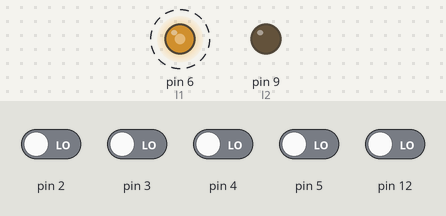
A sketch run on a simulated Arduino Uno, built with avr-gcc and run on an emulated ATmega328P. Shown: output pins drawn as LEDs (lit = HIGH). Dashed ring = blinking. The test bench sets the inputs (shaded band); at power-on: pin 2–5, pin 12 LOW. Pins used as bus, display or sensor lines are not drawn; what the sketch prints to the serial monitor is not drawn.

Above: at 0.46 s.
1.3 s: pin 3 driven HIGH
At 2.5 s:
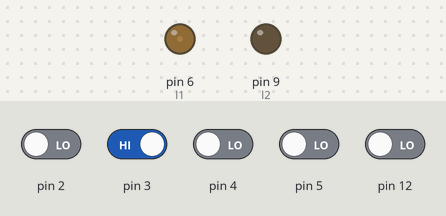
4.3 s: pin 12 driven HIGH
At 6.7 s:
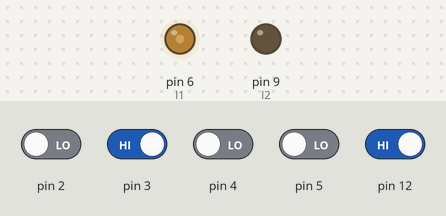
7.3 s: pin 4 driven HIGH
Timing chart, 0 to 62.8 s (numbered marks = the images above; inputs shaded):
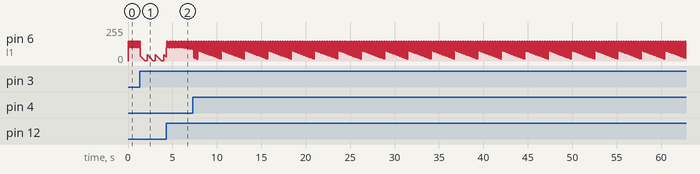

The sketch:

meshmerize1.ino
```cpp
//PID controls the robot and aligns it according to the line.
//PID - Proportional Integral Derivative
//Two path/'s, one is the path running on by bot, and one is the desired one. Error b/w them is controlled by adjusting PID constants.
//How much you need to turn to come to setpoint, desired line. (Motors may not be well tuned). D is the parameter goint to make it damp such that it comes to setpoint.
//Hence, three constants, Kp, Ki and Kd : proportional, integral and Derivative.
//position records position of bot.
//On line
//Code for black line following maze solving bot, without memory.
#define l1 6
#define l2 9
#define r1 10
#define r2 11
#define power 13
//#define enl 6
//#define enr 9

int a[5];


int last_proportional = 0;
int integral = 0;


char select_turn(unsigned char found_left, unsigned char found_right, unsigned char found_straight);
int mod(int v); //Absolute value
int set_motors(int a, int b);
void turn(char dir);
void PID();

int right = 0;
int left = 0;

void setup() {
  // put your setup code here, to run once:
  pinMode(l1, OUTPUT);
  pinMode(l2, OUTPUT);

  pinMode(r1, OUTPUT);
  pinMode(r2, OUTPUT);
  //pinMode(enl, OUTPUT);
  //pinMode(enr, OUTPUT);
  pinMode(12, INPUT);
  pinMode(2, INPUT);
  pinMode(3, INPUT);
  pinMode(4, INPUT);
  pinMode(5, INPUT);
  pinMode(power, OUTPUT);
  pinMode(power, HIGH);
  Serial.begin(9600);
}

void loop() {
  // put your main code here, to run repeatedly:
  PID();
  set_motors(100, 100);
  delay(15); //Let the bot move a bit forward so as to facilitate the motors to turn the bot properly.
  //Whether the bot has found any left, right or straight turn. Turn parameters.
  unsigned char found_left, found_right, found_straight;
  unsigned char fount_left = 0;
  unsigned char fount_right = 0;
  unsigned char fount_straight = 0;
  //Whenever intersections at right angles.
  readline();
  if (a[0] == HIGH) {
    found_left = 1;
  }
  if (a[4] == HIGH) {
    found_right = 1;
  }
  if (a[2] == HIGH) { //found path ahead.
    fount_straight = 1;
  }
  unsigned char dir;
  dir = select_turn(found_left, found_right, found_straight);
  turn(dir);


}
void PID() {
  int i; //Control function
  int power_difference = 0;
  float Kp, Kd, Ki;
  unsigned int position;
  int derivative, proportional;
  while (true) {
    position = readline();
    Serial.println(position);
    proportional = ((int)position - 3500);

    derivative = proportional - last_proportional; //See derivative as difference of a number from a very small number in loop.
    integral = integral + proportional; //See integral as summation of a number and a very small number in loop.

    last_proportional = proportional;
    Kp = 0.09;
    Ki = 0.001;
    Kd = 1.0;
    //(The control parameters)

    power_difference = proportional * Kp + integral * Ki + derivative * Kd;
    //Kd almost the same as Ki, 10% of it, and Ki is 0.1% of it.
    const int max = 150; //max speed of motor.
    if (power_difference > max) {
      power_difference = max;
    }
    if (power_difference < -max) {
      power_difference = (-1 * max);
    }
    if (power_difference < 0) {
      //left turn
      set_motors(max + power_difference, max);
      //Here the parameter for left turn will be stored in the array.


    }
    else {
      //right turn
      set_motors(max, max - power_difference);
      //Here the parameter for right turn will be stored in the array.


    }
    readline();
    if (a[0] == LOW && a[1] == LOW && a[2] == LOW && a[3] == LOW && a[4] == LOW) {
      return;
    }
    else if (a[0] == HIGH || a[4] == HIGH) {
      return;
    }
  }
}

int readline() {
  //It stores the value of ir sensor into an array a[5];
  //int v is a value which stores weighted mean of all values in array, defines a central line from which we are giving a weightage of 1000, line is from a[4], rightmost, each sensor's value os multiplied by 1000, continuous till leftmost end, and this is divided by the total sum value of the 5 inputs, returned by readline function.
  a[0] = digitalRead(12);
  a[1] = digitalRead(2);
  a[2] = digitalRead(3);
  a[3] = digitalRead(4);
  a[4] = digitalRead(5);
  int v;
  v = (4000 * a[0] + 3000 * a[1] + 2000 * a[2] + 1000 * a[3] + 0 * a[4]) / (a[0] + a[1] + a[2] + a[3] + a[4]);
  Serial.println(a[4]);
  return v;
}

int stop() {
  //analogWrite(enl, 255);
  //analogWrite(enr, 255);
  analogWrite(l1, 255);
  analogWrite(l2, 255);
  analogWrite(r1, 255);
  analogWrite(r2, 255);
}

char select_turn(unsigned char found_left, unsigned char found_right, unsigned char found_straight) {
  //Left first Algorithm.
  if (found_left = 1) {
    return 'L';
  }
  else if (found_straight == 1) {
    return 'R';
  }
  else if (found_right == 1) {
    return 'R';
  }
  else {
    return 'B';
  }
}

void turn(char dir) {
  switch (dir) {
    case 'L':
      set_motors(-150, 150);
      //delay(200); //Align it to the line perpendicular to it, subject to change, all of these. Will depend on testing.
      break;
    case 'R':
      set_motors(150, -150);
      //delay(200);
      break;
    case 'B':
      set_motors(150, -150);
      //delay(420);
      break;
    case 'S':
      break;
  }
}

int set_motors(int l, int r) {
  //Without this function, there is no significance of PID.
  //Motor setup.
  Serial.println(r);
  Serial.println(l);
  if (l > 0 && r > 0) {
    //analogWrite(enl, mod(l));
    //analogWrite(enr, mod(r));
    analogWrite(l1, mod(l));
    analogWrite(l2, 0);
    analogWrite(r1, mod(r));
    analogWrite(r2, 0);
    //Go straight
  }
  else if (l < 0 && r > 0) {
    //analogWrite(enl, mod(l));
    //analogWrite(enr, mod(r));
    analogWrite(l1, mod(l));
    analogWrite(l2, 0);
    analogWrite(r1, 0);
    analogWrite(r2, mod(r));
    //Go backward.
  }
  else if (l > 0 && r < 0) {
    //analogWrite(enl, mod(l));
    //analogWrite(enr, mod(r));
    analogWrite(l1, 0);
    analogWrite(l2, mod(l));
    analogWrite(r1, mod(r));
    analogWrite(r2, 0);
    //Go backward.
  }
  else if (l == 0 && r == 0) {
    //analogWrite(enl, mod(l));
    //analogWrite(enr, mod(r));
    analogWrite(l1, mod(l));
    analogWrite(l2, mod(l));
    analogWrite(r1, mod(r));
    analogWrite(r2, mod(r));
  }
}

int mod(int v) {
  if (v < 0) {
    return -1 * v;
  }
  else if (v > 0) {
    return v;
  }
}
```
